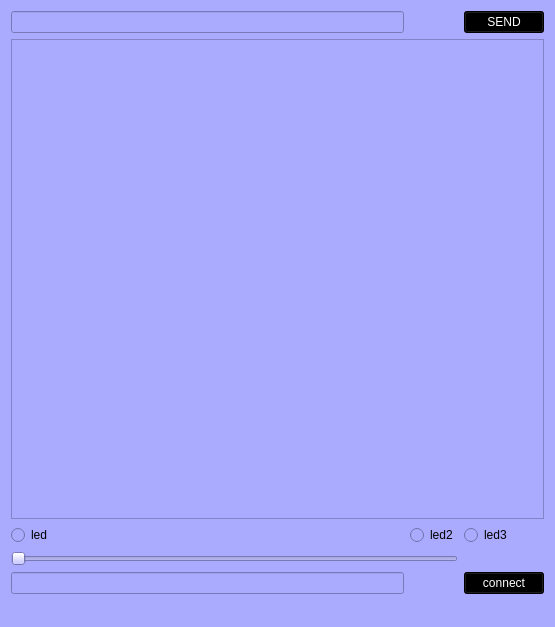
<?xml version="1.0" encoding="UTF-8"?>
<ui version="4.0">
 <class>MainWindow</class>
 <widget class="QMainWindow" name="MainWindow">
  <property name="geometry">
   <rect>
    <x>0</x>
    <y>0</y>
    <width>555</width>
    <height>627</height>
   </rect>
  </property>
  <property name="windowTitle">
   <string>MainWindow</string>
  </property>
  <property name="styleSheet">
   <string notr="true">background-color: rgb(170, 170, 255);</string>
  </property>
  <widget class="QWidget" name="centralWidget">
   <property name="styleSheet">
    <string notr="true"/>
   </property>
   <layout class="QGridLayout" name="gridLayout_2">
    <item row="3" column="0" colspan="2">
     <widget class="QSlider" name="horizontalSlider">
      <property name="orientation">
       <enum>Qt::Horizontal</enum>
      </property>
     </widget>
    </item>
    <item row="2" column="0">
     <widget class="QRadioButton" name="radioButton">
      <property name="text">
       <string>led</string>
      </property>
     </widget>
    </item>
    <item row="2" column="1">
     <widget class="QRadioButton" name="radioButton_2">
      <property name="text">
       <string>led2</string>
      </property>
     </widget>
    </item>
    <item row="4" column="0">
     <widget class="QLineEdit" name="ipadress"/>
    </item>
    <item row="0" column="0">
     <widget class="QLineEdit" name="to_send"/>
    </item>
    <item row="2" column="2">
     <widget class="QRadioButton" name="radioButton_3">
      <property name="text">
       <string>led3</string>
      </property>
     </widget>
    </item>
    <item row="1" column="0" colspan="3">
     <widget class="QTextEdit" name="response"/>
    </item>
    <item row="4" column="2">
     <widget class="QPushButton" name="connect_Button">
      <property name="styleSheet">
       <string notr="true">background-color: rgb(0, 0, 0);
color: rgb(255, 255, 255);</string>
      </property>
      <property name="text">
       <string>connect</string>
      </property>
     </widget>
    </item>
    <item row="0" column="2">
     <widget class="QPushButton" name="send_Button">
      <property name="styleSheet">
       <string notr="true">background-color: rgb(0, 0, 0);
color: rgb(255, 255, 255);</string>
      </property>
      <property name="text">
       <string>SEND</string>
      </property>
     </widget>
    </item>
   </layout>
  </widget>
  <widget class="QStatusBar" name="statusBar"/>
 </widget>
 <layoutdefault spacing="6" margin="11"/>
 <resources/>
 <connections/>
</ui>
